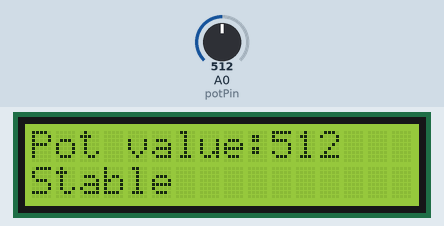
Simulated run of this sketch. Board: Arduino Uno, built with avr-gcc and run on an emulated ATmega328P. On the bench: 16×2 character LCD. Inputs (shaded band) come from the test bench; at power-on: A0 (potPin) = 512. What the sketch prints to the serial monitor is not drawn.

Above: at 4.2 s.
4.3 s: A0 (potPin) set to 11
At 4.65 s:
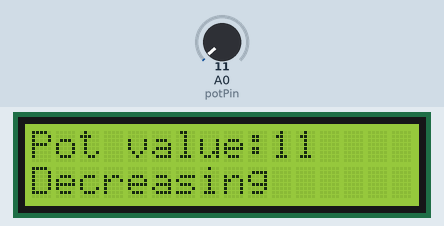
6.2 s: A0 (potPin) set to 8
At 6.9 s:
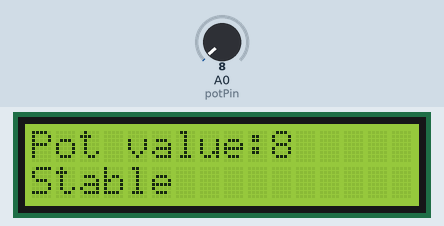
8.1 s: A0 (potPin) set to 0
At 8.37 s:
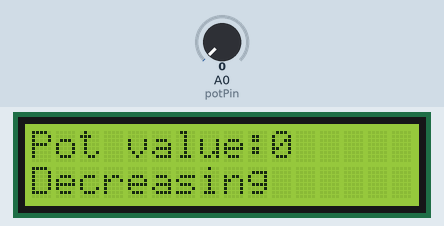
9.9 s: A0 (potPin) set to 122
At 10.23 s:
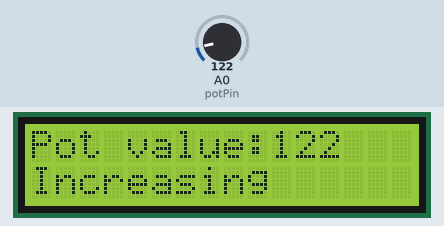
11.8 s: A0 (potPin) set to 988
At 13.4 s:
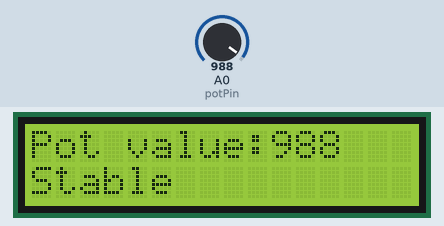
13.7 s: A0 (potPin) set to 1011
At 15.1 s:
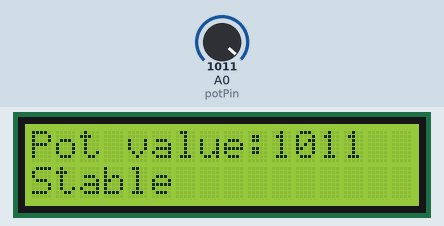
Timing chart, 0 to 16.6 s (numbered marks = the images above; inputs shaded):
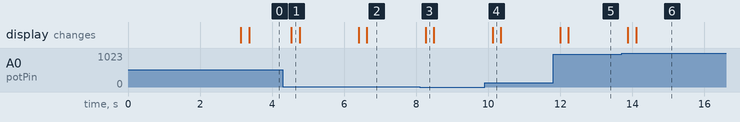

Measured:
- the behaviour switches between 10 and 9 on A0 (potPin) (found by bisection; images 1 and 2)
- after the input at 4.3 s, the display: changes after 0.23 s (image 1)
- after the input at 6.2 s, the display: first changes after 0.20 s (image 2 shows a later state)
- after the input at 8.1 s, the display: changes after 0.16 s (image 3)
- after the input at 9.9 s, the display: changes after 0.22 s (image 4)
- after the input at 11.8 s, the display: first changes after 0.19 s (image 5 shows a later state)
- after the input at 13.7 s, the display: first changes after 0.17 s (image 6 shows a later state)

The sketch:

lcd_display_with_i2c_controller_and_potentiometer1.ino
```cpp
#include <Wire.h>
#include <LiquidCrystal_I2C.h>

// I2C address may vary: 0x27, 0x3F, or 32 for Tinkercad.
LiquidCrystal_I2C lcd(32, 16, 2);
int potPin = A0;

int value = 0;
int lastValue = 0;

void setup() {
  lcd.init();
  lcd.backlight();
  lcd.clear();

  lcd.setCursor(0, 0);
  lcd.print("Welcome to");
  lcd.setCursor(0, 1);
  lcd.print("Embedded Systems");

  delay(3000);

  lcd.clear();

  pinMode(potPin, INPUT);
  Serial.begin(9600);
}

void loop() {

  value = analogRead(potPin);

  Serial.print("Potentiometer value: ");
  Serial.println(value);

  lcd.setCursor(0, 0);
  lcd.print("Pot value:");

  lcd.setCursor(10, 0);
  lcd.print("     ");
  lcd.setCursor(10, 0);
  lcd.print(value);
  lcd.setCursor(0, 1);
  if (value > lastValue) {
    lcd.print("Increasing     ");
  } else if (value < lastValue) {
    lcd.print("Decreasing     ");
  } else {
    lcd.print("Stable         ");
  }


  lastValue = value;

  delay(200);
}
```
